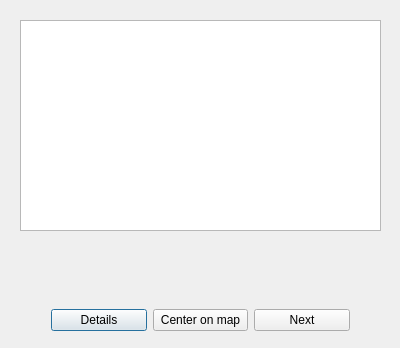
<?xml version="1.0" encoding="UTF-8"?>
<ui version="4.0">
 <class>StarHopperDialog</class>
 <widget class="QDialog" name="StarHopperDialog">
  <property name="geometry">
   <rect>
    <x>0</x>
    <y>0</y>
    <width>400</width>
    <height>348</height>
   </rect>
  </property>
  <property name="windowTitle">
   <string>Star-Hopper Results</string>
  </property>
  <widget class="QListWidget" name="listWidget">
   <property name="geometry">
    <rect>
     <x>20</x>
     <y>20</y>
     <width>361</width>
     <height>211</height>
    </rect>
   </property>
  </widget>
  <widget class="QWidget" name="horizontalWidget" native="true">
   <property name="geometry">
    <rect>
     <x>40</x>
     <y>290</y>
     <width>321</width>
     <height>61</height>
    </rect>
   </property>
   <layout class="QHBoxLayout" name="horizontalLayout">
    <item>
     <widget class="QPushButton" name="DetailsButton">
      <property name="text">
       <string>Details</string>
      </property>
     </widget>
    </item>
    <item>
     <widget class="QPushButton" name="GotoButton">
      <property name="text">
       <string>Center on map</string>
      </property>
     </widget>
    </item>
    <item>
     <widget class="QPushButton" name="NextButton">
      <property name="text">
       <string>Next</string>
      </property>
     </widget>
    </item>
   </layout>
  </widget>
  <widget class="QLabel" name="directionsLabel">
   <property name="geometry">
    <rect>
     <x>20</x>
     <y>240</y>
     <width>361</width>
     <height>51</height>
    </rect>
   </property>
   <property name="text">
    <string/>
   </property>
  </widget>
  <zorder>horizontalWidget</zorder>
  <zorder>listWidget</zorder>
  <zorder>directions</zorder>
 </widget>
 <layoutdefault spacing="6" margin="11"/>
 <resources/>
 <connections/>
</ui>
